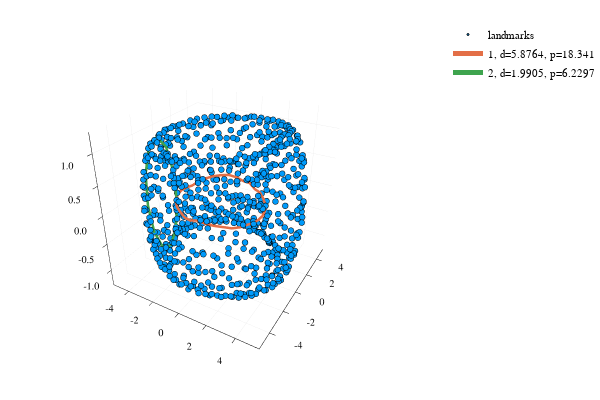

Here is the notebook cell this chart was saved with:
### Code cell
# Asimetričen torus
lep_graf(4Sphere(1) × scaled(Sphere(1), x -> (x - 0.5)^2 + 1), 0.4)

### Figure 1 — Plotly figure (JSON) as saved in the notebook; plotly's stock layout.template omitted (floating-point values rounded to 4 significant figures; data arrays with more than 128 entries replaced by an {"elided": "..."} marker saying what was removed)
{"data": [{"colorbar": {"title": ""}, "hoverinfo": "text", "legendgroup": "landmarks", "marker": {"color": "rgba(0, 154, 250, 1.000)", "line": {"color": "rgba(0, 0, 0, 1.000)", "width": 1}, "size": 2, "symbol": "circle"}, "mode": "markers", "name": "landmarks", "showlegend": true, "text": {"elided": "714 null values"}, "type": "scatter3d", "x": {"elided": "714 float values"}, "xaxis": "x1", "y": {"elided": "714 float values"}, "yaxis": "y1", "z": {"elided": "714 float values"}, "zmax": 0.1, "zmin": -0.1}, {"colorbar": {"title": ""}, "hoverinfo": "text", "legendgroup": "1, d=5.8764, p=18.341", "line": {"color": "rgba(227, 111, 71, 1.000)", "dash": "solid", "shape": "linear", "width": 5}, "mode": "lines", "name": "1, d=5.8764, p=18.341", "showlegend": true, "text": [null, null, null, null, null, null, null, null, null, null, null, null, null, null, null, null, null, null, null, null, null, null, null, null, null, null, null, null, null, null, null, null, null, null, null], "type": "scatter3d", "x": [-0.02913, -0.5628, -1.086, -1.575, -2.015, -2.389, -2.681, -2.883, -2.987, -2.988, -2.886, -2.684, -2.393, -2.021, -1.584, -1.094, -0.5681, -0.03105, 0.5012, 1.01, 1.483, 1.9, 2.249, 2.512, 2.683, 2.759, 2.759, 2.689, 2.518, 2.257, 1.911, 1.494, 1.018, 0.5049, -0.02913], "xaxis": "x1", "y": [-2.938, -2.898, -2.759, -2.523, -2.199, -1.797, -1.334, -0.8229, -0.2821, 0.2706, 0.8137, 1.328, 1.793, 2.195, 2.52, 2.758, 2.898, 2.938, 2.88, 2.727, 2.479, 2.153, 1.754, 1.296, 0.7961, 0.2777, -0.2487, -0.7738, -1.274, -1.735, -2.14, -2.471, -2.722, -2.879, -2.938], "yaxis": "y1", "z": [0.01113, -0.037, -0.03652, -0.0007189, -6.306e-06, 0.005243, 0.0113, 0.02401, 0.01146, -0.004367, -0.0244, 0.01412, 0.03495, 0.0534, 0.06661, 0.07459, 0.04803, 0.00435, 0.006397, -0.06384, -0.05838, -0.09991, -0.1342, -0.1201, -0.1077, -0.1327, -0.1232, -0.1146, -0.09083, -0.09303, -0.08241, -0.04709, -0.02962, -0.01255, 0.01113], "zmax": 0.1, "zmin": -0.1}, {"colorbar": {"title": ""}, "hoverinfo": "text", "legendgroup": "2, d=1.9905, p=6.2297", "line": {"color": "rgba(62, 164, 78, 1.000)", "dash": "solid", "shape": "linear", "width": 5}, "mode": "lines", "name": "2, d=1.9905, p=6.2297", "showlegend": true, "text": [null, null, null, null, null, null, null, null, null, null, null, null], "type": "scatter3d", "x": [-3.365, -2.934, -2.731, -2.819, -3.177, -3.687, -4.164, -4.492, -4.557, -4.325, -3.879, -3.365], "xaxis": "x1", "y": [-1.498, -1.323, -1.245, -1.285, -1.411, -1.609, -1.866, -2.02, -2.032, -1.927, -1.73, -1.498], "yaxis": "y1", "z": [-0.9532, -0.6318, -0.1127, 0.4425, 0.8571, 1.004, 0.8322, 0.3917, -0.1745, -0.6847, -0.9735, -0.9532], "zmax": 0.1, "zmin": -0.1}], "layout": {"annotations": [], "height": 400, "legend": {"bgcolor": "rgba(255, 255, 255, 1.000)", "bordercolor": "rgba(0, 0, 0, 1.000)", "font": {"color": "rgba(0, 0, 0, 1.000)", "family": "sans-serif", "size": 11}, "tracegroupgap": 0, "x": 1, "y": 1}, "margin": {"b": 20, "l": 0, "r": 0, "t": 20}, "paper_bgcolor": "rgba(255, 255, 255, 1.000)", "plot_bgcolor": "rgba(255, 255, 255, 1.000)", "scene": {"camera": {"eye": {"x": 1.126, "y": -1.95, "z": 1.3}}, "xaxis": {"anchor": "y1", "domain": [0.03619, 0.9934], "gridcolor": "rgba(0, 0, 0, 0.100)", "gridwidth": 0.5, "linecolor": "rgba(0, 0, 0, 1.000)", "mirror": false, "range": [-5.298, 5.534], "showgrid": true, "showline": true, "showticklabels": true, "tickangle": 0, "tickcolor": "rgb(0, 0, 0)", "tickfont": {"color": "rgba(0, 0, 0, 1.000)", "family": "sans-serif", "size": 11}, "tickmode": "array", "ticks": "inside", "ticktext": ["-4", "-2", "0", "2", "4"], "tickvals": [-4, -2, 0, 2, 4], "title": "", "titlefont": {"color": "rgba(0, 0, 0, 1.000)", "family": "sans-serif", "size": 15}, "type": "-", "visible": true, "zeroline": false, "zerolinecolor": "rgba(0, 0, 0, 1.000)"}, "yaxis": {"anchor": "x1", "domain": [0.03762, 0.9902], "gridcolor": "rgba(0, 0, 0, 0.100)", "gridwidth": 0.5, "linecolor": "rgba(0, 0, 0, 1.000)", "mirror": false, "range": [-5.354, 5.362], "showgrid": true, "showline": true, "showticklabels": true, "tickangle": 0, "tickcolor": "rgb(0, 0, 0)", "tickfont": {"color": "rgba(0, 0, 0, 1.000)", "family": "sans-serif", "size": 11}, "tickmode": "array", "ticks": "inside", "ticktext": ["-4", "-2", "0", "2", "4"], "tickvals": [-4, -2, 0, 2, 4], "title": "", "titlefont": {"color": "rgba(0, 0, 0, 1.000)", "family": "sans-serif", "size": 15}, "type": "-", "visible": true, "zeroline": false, "zerolinecolor": "rgba(0, 0, 0, 1.000)"}, "zaxis": {"gridcolor": "rgba(0, 0, 0, 0.100)", "gridwidth": 0.5, "linecolor": "rgba(0, 0, 0, 1.000)", "mirror": false, "range": [-1.302, 1.308], "showgrid": true, "showline": true, "showticklabels": true, "tickangle": 0, "tickcolor": "rgb(0, 0, 0)", "tickfont": {"color": "rgba(0, 0, 0, 1.000)", "family": "sans-serif", "size": 11}, "tickmode": "array", "ticks": "inside", "ticktext": ["-1.0", "-0.5", "0.0", "0.5", "1.0"], "tickvals": [-1, -0.5, 0, 0.5, 1], "title": "", "titlefont": {"color": "rgba(0, 0, 0, 1.000)", "family": "sans-serif", "size": 15}, "type": "-", "visible": true, "zeroline": false, "zerolinecolor": "rgba(0, 0, 0, 1.000)"}}, "showlegend": true, "width": 600}}
